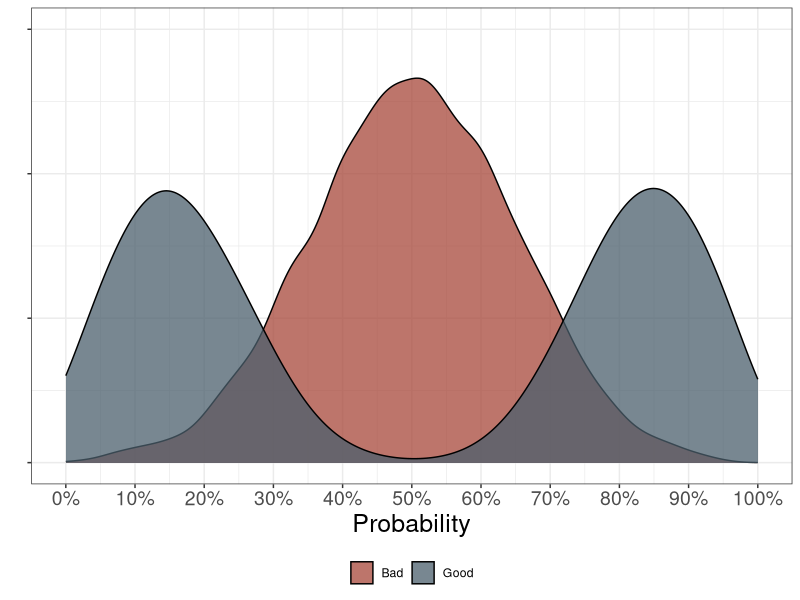
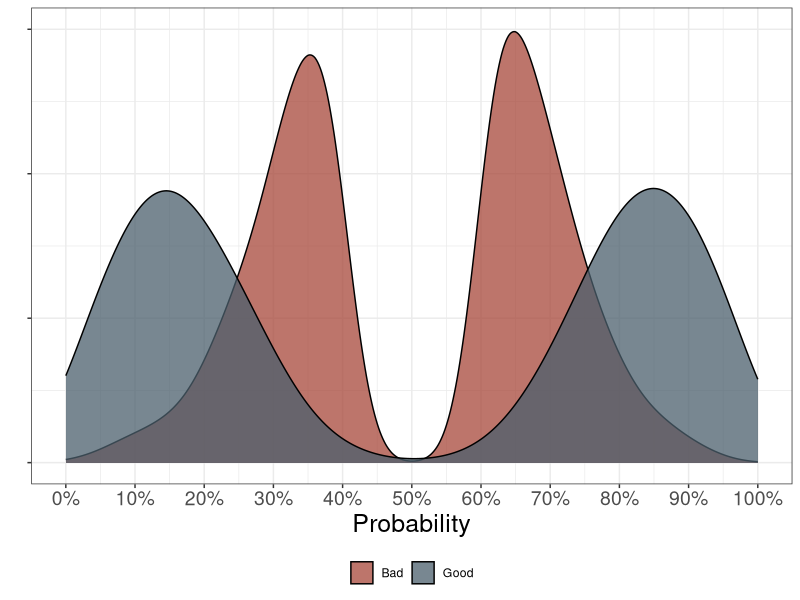
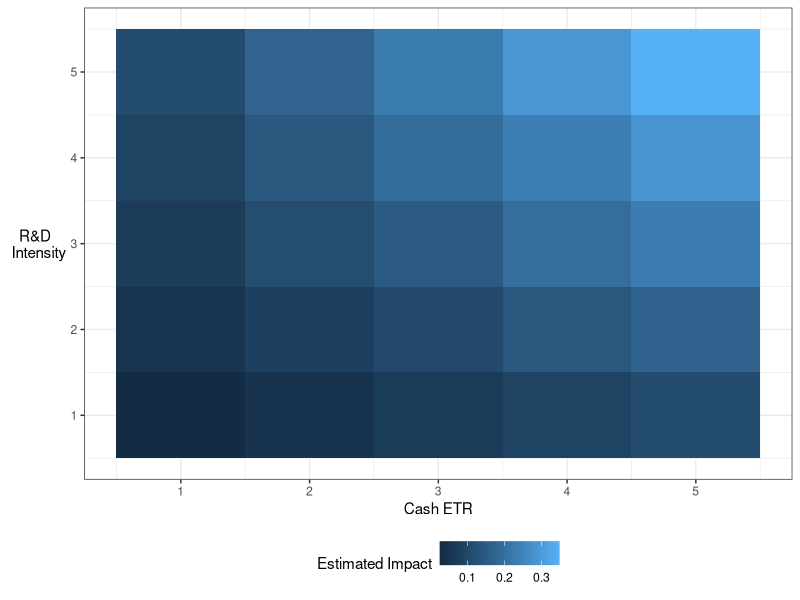

Write the R code that produced these figures, in order.
## ---- chunk 1
knitr::opts_chunk$set(
  fig.asp = 9/16,
  fig.align = 'center',
  echo = F,
  out.width = "90%",
  dpi= 500
)

## ---- chunk 2
library(tidyverse)

set.seed(20230619)
dt <- bind_rows(
  tibble(
    type = "Good",
    prob = c(rnorm(5000, mean = 0.15, sd = 0.10),
             rnorm(5000, mean = 0.85, sd = 0.10))
  ),
  tibble(
    type = "Bad",
    prob = c(rnorm(10000, mean = 0.5, sd = 0.15))
  )
)

dt %>% 
  ggplot(aes(x = prob, group = type, fill = type)) + 
  geom_density(alpha = 0.75) + 
  theme_bw() + 
  scale_fill_manual(values = c("#A7473A", "#4B5F6C")) + 
  scale_x_continuous(breaks = seq(0, 1, 0.1),
                     limits = c(0, 1),
                     labels = scales::percent) + 
  scale_y_continuous(limits = c(0, 3)) + 
  labs(x = "Probability", y = "") + 
  theme(legend.position = "bottom",
        legend.title = element_blank(),
        axis.text.y = element_blank(),
        axis.text.x = element_text(size = 14),
        axis.title.x = element_text(size = 18))

## ---- chunk 3

dt %>% 
  filter(!(prob %>% between(.4, .6) & type == "Bad")) %>% 
  ggplot(aes(x = prob, group = type, fill = type)) + 
  geom_density(alpha = 0.75) + 
  theme_bw() + 
  scale_fill_manual(values = c("#A7473A", "#4B5F6C")) + 
  scale_x_continuous(breaks = seq(0, 1, 0.1),
                     limits = c(0, 1),
                     labels = scales::percent) + 
  scale_y_continuous(limits = c(0, 3)) + 
  labs(x = "Probability", y = "") + 
  theme(legend.position = "bottom",
        legend.title = element_blank(),
        axis.text.y = element_blank(),
        axis.text.x = element_text(size = 14),
        axis.title.x = element_text(size = 18))

## ---- chunk 4
dt <- tibble(
  cash_etr = sample(1:5, 1000, replace = TRUE),
  rd_intensity = sample(1:5, 1000, replace = TRUE)) %>% 
  rowwise() %>% 
  mutate(impact = (rnorm(1, cash_etr, 1) + rnorm(1, rd_intensity, 1) + rnorm(1, cash_etr * rd_intensity, 1))/100)

dt %>% 
  group_by(cash_etr, rd_intensity) %>% 
  summarize(impact = mean(impact)) %>% 
  ggplot(aes(x = cash_etr, y = rd_intensity, fill = impact)) +
  geom_tile() + 
  scale_fill_viridis_c() %>% 
  labs(x = "Cash ETR", y = "R&D \n Intensity", fill = "Estimated Impact") + 
  theme_bw() + 
  theme(axis.title.y = element_text(hjust = 0.5, vjust = 0.5, angle = 360),
        legend.position = 'bottom')

